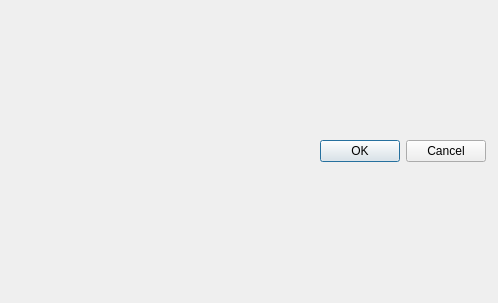
<?xml version="1.0" encoding="UTF-8"?>
<ui version="4.0">
    <class>UITobiiControls</class>
    <widget class="QWidget" name="UITobiiControls">
        <property name="windowModality">
            <enum>Qt::NonModal</enum>
        </property>
        <property name="geometry">
            <rect>
                <x>0</x>
                <y>0</y>
                <width>498</width>
                <height>303</height>
            </rect>
        </property>
        <property name="windowTitle">
            <string>Tobii settings</string>
        </property>
        <property name="windowIcon">
            <iconset>
                <normaloff>../gui/images/opentrack.png</normaloff>../gui/images/opentrack.png
            </iconset>
        </property>
        <layout class="QVBoxLayout" name="verticalLayout">
            <property name="leftMargin">
                <number>12</number>
            </property>
            <property name="topMargin">
                <number>6</number>
            </property>
            <property name="rightMargin">
                <number>12</number>
            </property>
            <property name="bottomMargin">
                <number>6</number>
            </property>
            <item>
                <widget class="QDialogButtonBox" name="buttonBox">
                    <property name="standardButtons">
                        <set>QDialogButtonBox::Cancel|QDialogButtonBox::Ok</set>
                    </property>
                </widget>
            </item>
        </layout>
    </widget>
    <tabstops>
        <tabstop>buttonBox</tabstop>
    </tabstops>
    <resources/>
    <connections/>
    <slots>
        <slot>startEngineClicked()</slot>
        <slot>stopEngineClicked()</slot>
        <slot>cameraSettingsClicked()</slot>
    </slots>
</ui>
